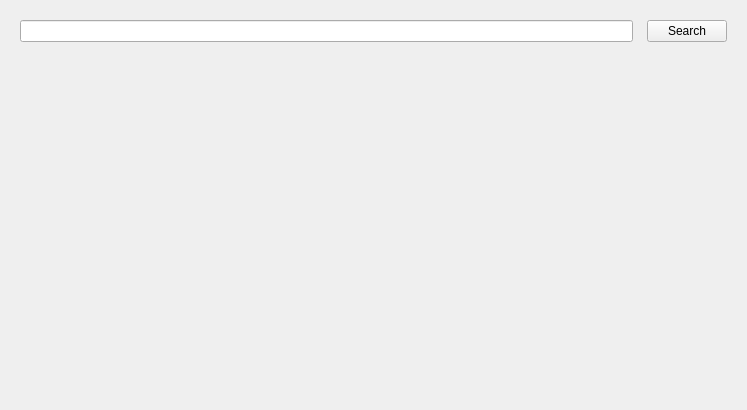
<?xml version="1.0" encoding="UTF-8"?>
<ui version="4.0">
 <class>Form</class>
 <widget class="QWidget" name="Form">
  <property name="geometry">
   <rect>
    <x>0</x>
    <y>0</y>
    <width>747</width>
    <height>410</height>
   </rect>
  </property>
  <property name="windowTitle">
   <string>Form</string>
  </property>
  <layout class="QVBoxLayout" name="verticalLayout">
   <item>
    <widget class="QWidget" name="widget" native="true">
     <layout class="QHBoxLayout" name="horizontalLayout">
      <property name="spacing">
       <number>14</number>
      </property>
      <item>
       <widget class="LineEdit" name="LineEdit"/>
      </item>
      <item>
       <widget class="PushButton" name="PushButton">
        <property name="text">
         <string>Search</string>
        </property>
        <property name="shortcut">
         <string>Return</string>
        </property>
       </widget>
      </item>
     </layout>
    </widget>
   </item>
   <item>
    <widget class="QStackedWidget" name="stackedWidget">
     <widget class="QWidget" name="page"/>
     <widget class="QWidget" name="page_2"/>
    </widget>
   </item>
  </layout>
 </widget>
 <customwidgets>
  <customwidget>
   <class>PushButton</class>
   <extends>QPushButton</extends>
   <header>qfluentwidgets</header>
  </customwidget>
  <customwidget>
   <class>LineEdit</class>
   <extends>QLineEdit</extends>
   <header>qfluentwidgets</header>
  </customwidget>
 </customwidgets>
 <resources/>
 <connections/>
</ui>
